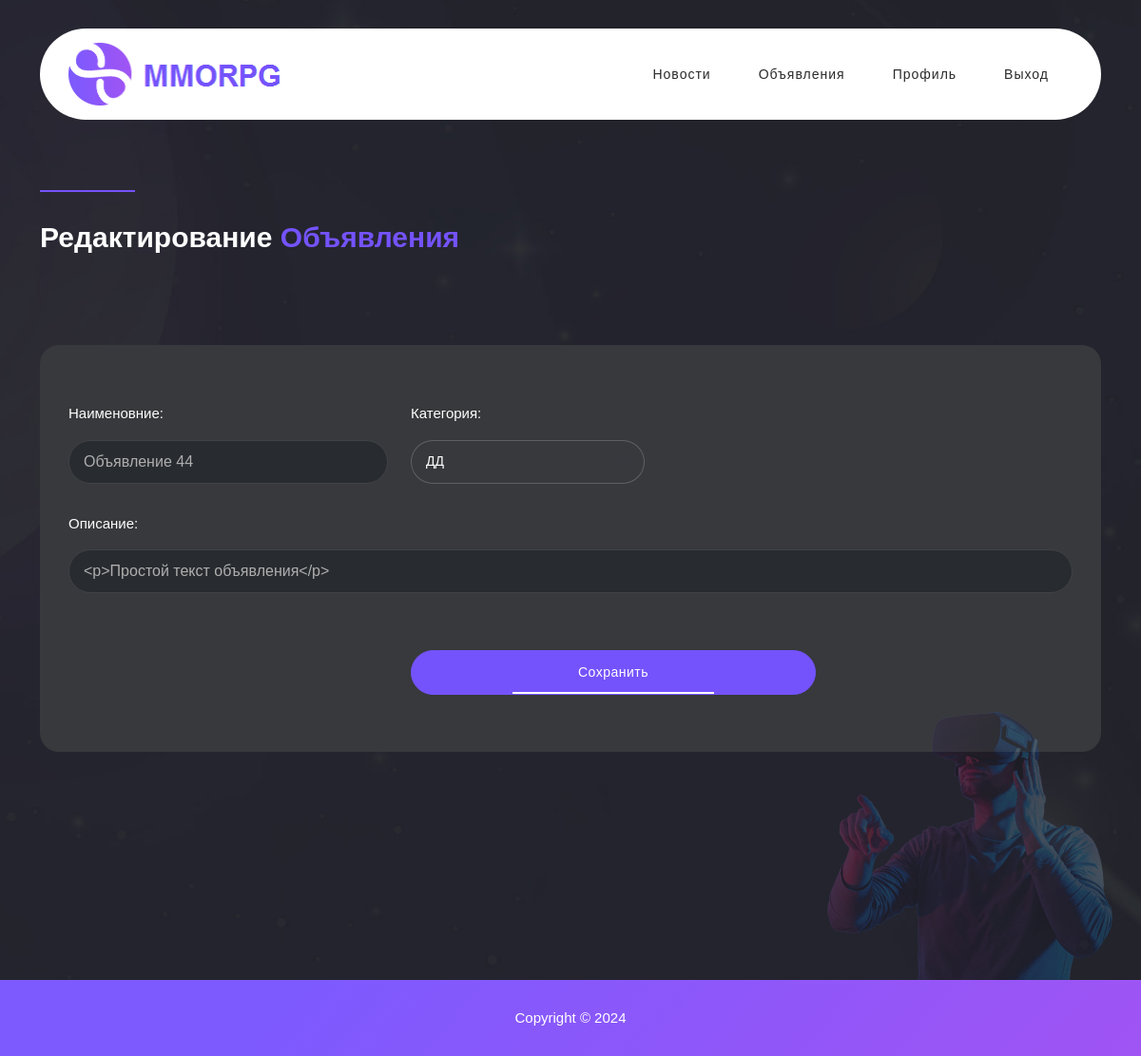
Screenshot of /posts/4/edit/ (signed in) with the database file from the repository.
### posts/models.py (models this page shows, shortened)
class Post(models.Model):
    title = models.CharField(max_length=150)
    create_date = models.DateTimeField(auto_now_add=True)
    description = models.TextField()
    category = models.CharField(max_length=35,
                                choices=CATEGORIES)
    author = models.ForeignKey(User, on_delete=models.CASCADE)
    class Meta:
        verbose_name = 'Объявление'
        verbose_name_plural = 'Объявления'

### posts/views.py (the view)
# urls.py: path('<int:pk>/edit/', PostEdit.as_view(), name='edit_post'),
class PostEdit(PermissionRequiredMixin, LoginRequiredMixin, UpdateView):
    permission_required = ('posts.change_post',)
    form_class = PostForm
    model = Post
    template_name = 'create_post.html'

### posts/forms.py
class PostForm(ModelForm):
    title = CharField(
        label='Наименовние',
        widget=TextInput(
            attrs={'type': 'text',
                   },
        ),
    )
    description = CharField(
        label='Описание',
        widget=SummernoteWidget(),
    )
    category = CharField(
        initial='Не выбрано',
        label='Категория',
        widget=Select(
            choices=CATEGORIES,
            attrs={'class': 'form-select', 'name': 'category'},
        ),
    )
    class Meta:
        model = Post
        fields = [
            'title',
            'description',
            'category',
        ]

### templates/posts/create_post.html (shortened to what this page needs)
{% extends 'default.html' %}
{% block content %}
  <div class="discover-items item-details-page">
    <div class="container">
      <div class="row">
        <div class="col-lg-12">
        </div>
        <div class="col-lg-12">
          <div class="section-heading">
            <div class="line-dec"></div>
            {% if 'edit' in request.path %}
              <h2>Редактирование <em>объявления</em></h2>
            {% else%}
              <h2>Создание <em>объявления</em></h2>
            {% endif %}
          </div>
        </div>
        <div class="col-lg-12">
          <form id="contact" action="" method="post">
            <div class="row">
              <div class="col-lg-4">
                <fieldset>
                  <label for="title">{{form.title.label_tag}}</label>
                  {{form.title}}
                </fieldset>
              </div>
			  <div class="col-lg-3">
                <fieldset>
                  <label for="category">{{form.category.label_tag}}</label>
                  <fieldset>{{form.category}}</fieldset>
                </fieldset>
              </div>
              <div>
                <fieldset>
                  <label for="description">{{form.description.label_tag}}</label>
                  {{ form.description }}
                </fieldset>
              </div>
			  <div class="col-lg-4">
				<br>
              </div>
              <div class="col-lg-5">
                  <button type="submit" id="form-submit" class="orange-button">{% if 'edit' in request.path %}Сохранить{% else %}Опубликовать{% endif %}</button>
              </div>
            </div>
          </form>
        </div>
      </div>
    </div>
  </div>
{% endblock content %}

### static/assets/css/templatemo-liberty-market.css (style rules this page uses)
html, body, div, span, applet, object, iframe, h1, h2, h3, h4, h5, h6, p, blockquote, div pre, a, abbr, acronym, address, big, cite, code, del, dfn, em, font, img, ins, kbd, q, s, samp, small, strike, strong, sub, sup, tt, var, b, u, i, center, dl, dt, dd, ol, ul, li, figure, header, nav, section, article, aside, footer, figcaption { margin: 0; padding: 0; border: 0; outline: 0; }
* { box-sizing: border-box; }
html, body { font-family: 'Roboto', sans-serif; font-weight: 400; background-color: #1e1e1e; font-size: 16px; -ms-text-size-adjust: 100%; -webkit-font-smoothing: antialiased; -moz-osx-font-smoothing: grayscale; }
h1, h2, h3, h4, h5, h6 { margin-top: 0px; margin-bottom: 0px; color: #fff; font-weight: 700; }
html, body { background: #fff; font-family: 'Roboto', sans-serif; }
.section-heading { position: relative; z-index: 2; margin-top: 0px; margin-bottom: 80px; text-align: center; }
.section-heading .line-dec { width: 100px; height: 2px; background-color: #7453fc; margin: 0 auto 30px auto; }
.section-heading h2 { margin-top: 10px; line-height: 36px; font-size: 30px; font-weight: 700; text-transform: capitalize; color: #fff; }
.section-heading h2 em { color: #7453fc; font-style: normal; }
.discover-items { background-image: url(../images/dark-bg.jpg); background-repeat: no-repeat; background-position: center center; background-size: cover; padding: 200px 0px 10px 0px; position: relative; }
.discover-items .section-heading { text-align: left; }
.discover-items .section-heading .line-dec { margin-left: 0; }
.discover-items #search-form, .discover-items #contact { margin-top: 15px; }
.discover-items #search-form input, .discover-items #contact select, #selector select, .discover-items #search-form select { width: 100%; height: 46px; outline: none; border: 1px solid rgba(255, 255, 255, 0.2); border-radius: 23px; background-color: transparent; padding: 0px 15px; font-size: 14px; color: #fff; }
.discover-items #search-form select, .discover-items #contact select, #selector select { cursor: pointer; }
.discover-items #search-form select option, .discover-items #contact select option, #selector select option { background-color: #2a2a2a; }
.discover-items #search-form input::placeholder, .discover-items #contact select::placeholder, .discover-items #search-form select::placeholder { color: #fff; }
.item-details-page { background-image: url(../images/dark-bg.jpg); background-repeat: no-repeat; background-position: center center; background-size: cover; padding: 120px 0px 120px 0px; position: relative; }
.item-details-page:after { background-image: url(/static/assets/images/category-collection-dec.png); width: 300px; height: 282px; position: absolute; bottom: 0; right: 30px; content: ''; z-index: 1; }
.item-details-page form { margin-top: 40px; }
.item-details-page form label { color: #afafaf; font-size: 15px; font-weight: 500; margin-right: 10px; }
.item-details-page form input { width: 100px; height: 46px; border: 1px solid #7453fc; outline: none; border-radius: 23px; background-color: transparent; color: #fff; text-align: center; margin-right: 15px; }
.item-details-page form input::placeholder { color: #fff; }
.item-details-page button { font-size: 14px; color: #fff; background-color: #7453fc; border: 1px solid #7453fc; padding: 12px 30px; display: inline-block; border-radius: 25px; font-weight: 500; text-transform: capitalize; letter-spacing: 0.5px; transition: all .3s; position: relative; overflow: hidden; }
.item-details-page button:after { width: 50%; height: 2px; background-color: #fff; content: ''; position: absolute; left: 50%; bottom: 0; transform: translateX(-50%); }
#contact { background-color: #37393c; border-radius: 20px; padding: 60px 30px; margin-bottom: 120px; }
#contact input { width: 100%; height: 46px; text-align: left; padding: 0px 15px; background-color: #282b2f; border: 1px solid #404245; margin-bottom: 30px; font-weight: 500; color: #afafaf; }
#contact input::placeholder { color: #afafaf; }
#contact label { font-size: 15px; color: #fff; margin-bottom: 8px; }
#contact button { margin-top: 30px; width: 100%; text-align: center; }
body { overflow-x: hidden; }

### rows the page displays
Post: title "Объявление 44", category "ДД", description "<p>Простой текст объявления</p>"
